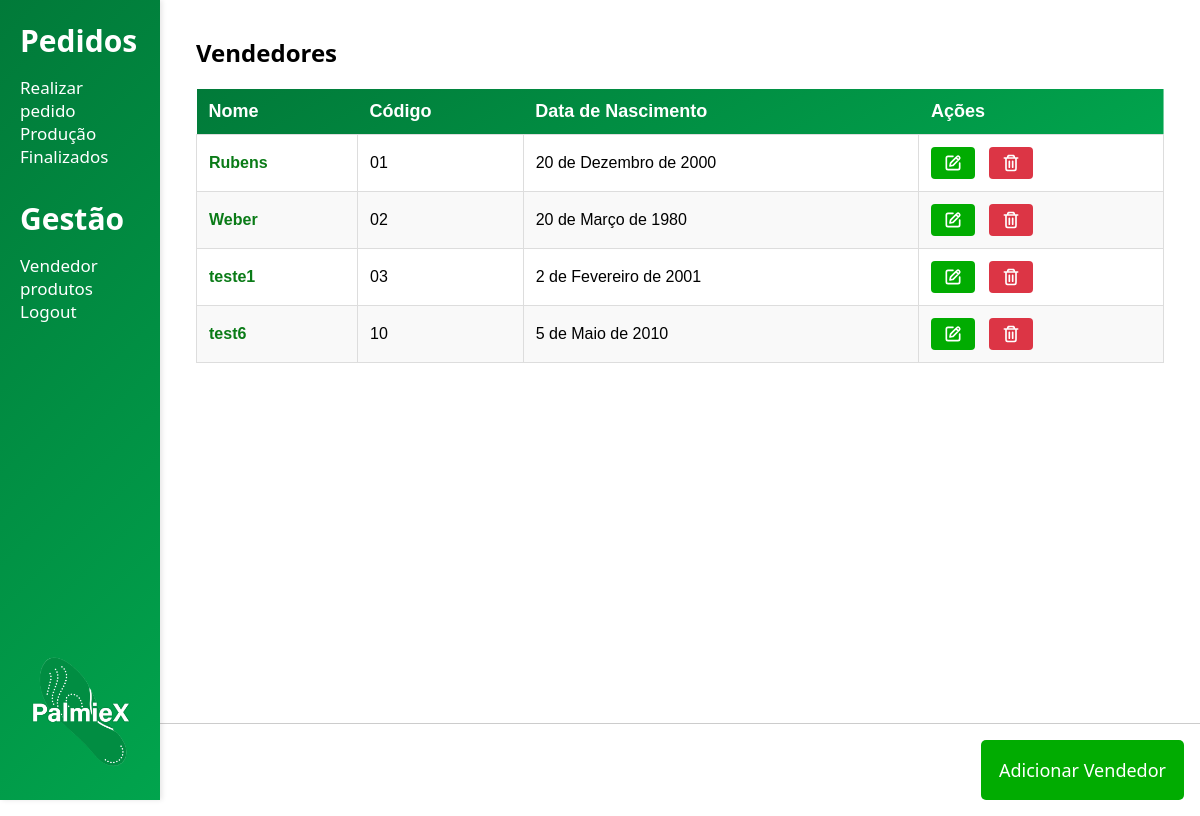
Before: /vendedores/ with the older database file.
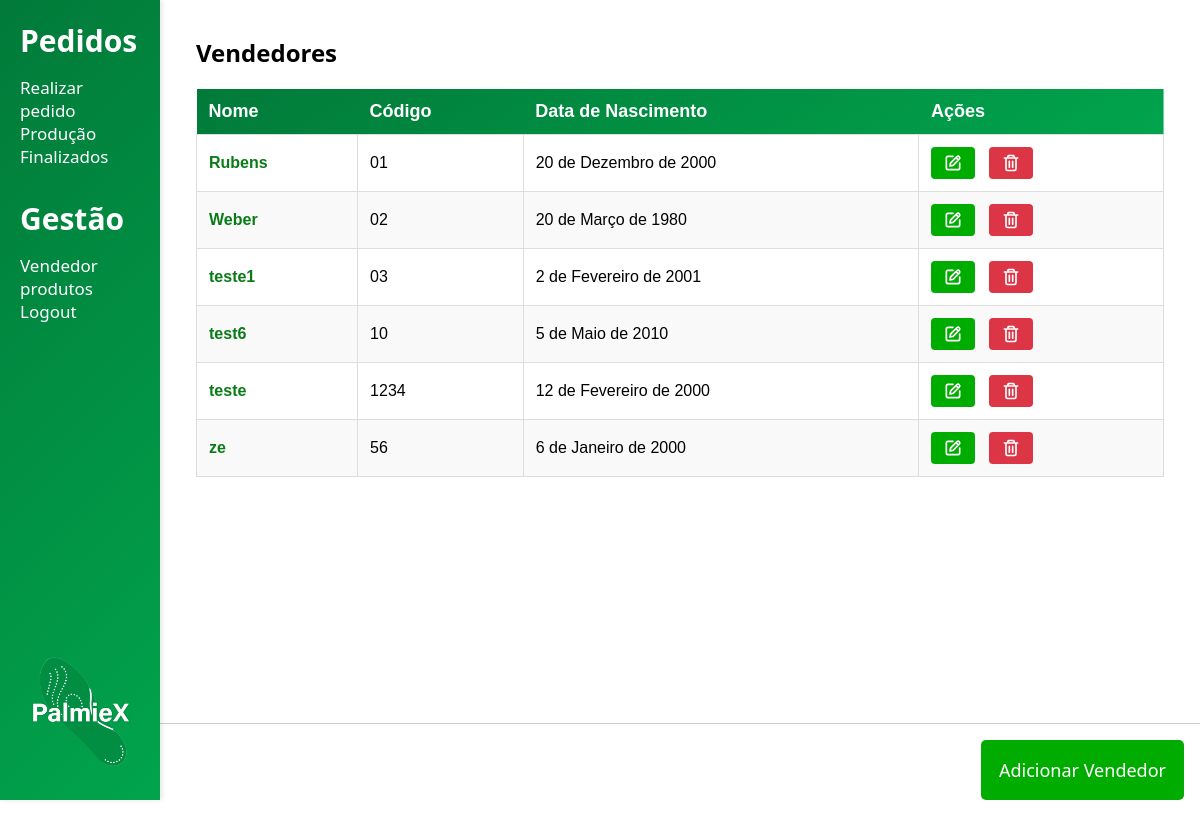
After: the same page with the newer database file.
### vendedor/models.py (models this page shows, shortened)
class Vendedor(models.Model):
    nome = models.CharField(max_length=100)
    data_nascimento = models.DateField()
    codigo = models.CharField(max_length=20, unique=True)

### vendedor/views.py (the view)
# urls.py: path('', views.lista_vendedores, name='lista_vendedores'),
def lista_vendedores(request):
    vendedores = Vendedor.objects.all().order_by('codigo')
    return render(request, 'vendedor/lista_vendedores.html', {'vendedores': vendedores})

### templates/vendedor/lista_vendedores.html (shortened to what this page needs)
{% extends 'base.html' %}
{% load static %}
{% block extra_css %}
<link rel="stylesheet" href="{% static 'css/vendedores/listar_vendedores.css' %}">
{% endblock extra_css %}
{% block content %}
    <h2>Vendedores</h2>
    <table class="vendedores-table">
        <thead>
            <tr class="cabecalho">
                <th>Nome</th>
                <th>Código</th>
                <th>Data de Nascimento</th>
                <th>Ações</th>
            </tr>
        </thead>
        <tbody>
            {% for vendedor in vendedores %}
                <tr>
                    <td class="nome_vendedor">{{ vendedor.nome }}</td>
                    <td>{{ vendedor.codigo }}</td>
                    <td>{{ vendedor.data_nascimento }}</td>
                    <td>
                        <div class="acoes">
                            <a href="{% url 'vendedor:editar_vendedor' vendedor.pk %}" class="btn btn-secondary">
                                <img class="edit" src="{% static 'img/edit.svg' %}" alt="Editar">
                            </a>
                            <form action="{% url 'vendedor:deletar_vendedor' vendedor.pk %}" method="post" style="display:inline;" onsubmit="return confirm('Tem certeza que deseja deletar este vendedor?');">
                                <button type="submit" class="btn btn-danger" title="Deletar">
                                    <img class="delete" src="{% static 'img/trash.svg' %}" alt="Deletar">
                                </button>
                            </form>
                        </div>
                    </td>
                </tr>
            {% empty %}
                <tr>
                    <td colspan="4">Nenhum vendedor cadastrado.</td>
                </tr>
            {% endfor %}
        </tbody>
    </table>
    <div class="botoesComando">
        <a href="{% url 'vendedor:criar_vendedor' %}" class="btn btn-primary adicionarVendedor">Adicionar Vendedor</a>
    </div>
{% endblock %}

Changed rows visible on the page:
added Vendedor: nome "teste", codigo "1234", data_nascimento "12 de Fevereiro de 2000"
added Vendedor: nome "ze", codigo "56", data_nascimento "6 de Janeiro de 2000"
